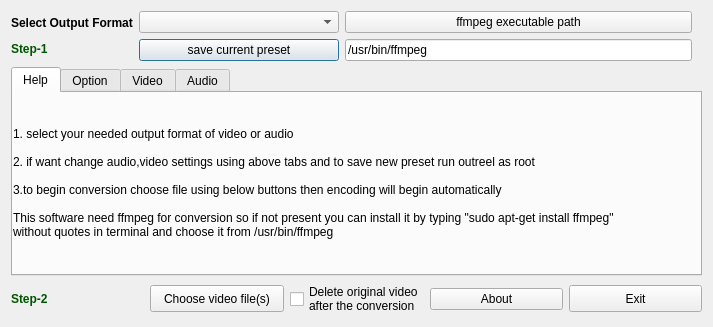
<?xml version="1.0" encoding="UTF-8"?>
<ui version="4.0">
 <class>ffmpegFrontend</class>
 <widget class="QDialog" name="ffmpegFrontend">
  <property name="geometry">
   <rect>
    <x>0</x>
    <y>0</y>
    <width>709</width>
    <height>327</height>
   </rect>
  </property>
  <property name="maximumSize">
   <size>
    <width>709</width>
    <height>327</height>
   </size>
  </property>
  <property name="windowTitle">
   <string>OutReel</string>
  </property>
  <property name="windowIcon">
   <iconset resource="resources.qrc">
    <normaloff>:/icons/icons/icon32.png</normaloff>:/icons/icons/icon32.png</iconset>
  </property>
  <layout class="QGridLayout" name="gridLayout_8">
   <item row="0" column="0">
    <layout class="QHBoxLayout" name="horizontalLayout_8">
     <property name="sizeConstraint">
      <enum>QLayout::SetFixedSize</enum>
     </property>
     <property name="rightMargin">
      <number>10</number>
     </property>
     <item>
      <layout class="QVBoxLayout" name="verticalLayout_4">
       <item>
        <widget class="QLabel" name="label_8">
         <property name="minimumSize">
          <size>
           <width>0</width>
           <height>21</height>
          </size>
         </property>
         <property name="font">
          <font>
           <weight>75</weight>
           <bold>true</bold>
          </font>
         </property>
         <property name="text">
          <string>&lt;html&gt;&lt;head/&gt;&lt;body&gt;&lt;p&gt;Select Output Format&lt;/p&gt;&lt;p&gt;&lt;span style=&quot; color:#005500;&quot;&gt;Step-1&lt;/span&gt;&lt;/p&gt;&lt;/body&gt;&lt;/html&gt;</string>
         </property>
         <property name="wordWrap">
          <bool>true</bool>
         </property>
        </widget>
       </item>
      </layout>
     </item>
     <item>
      <layout class="QVBoxLayout" name="verticalLayout_6">
       <item>
        <widget class="QComboBox" name="CB_ffmpeg_preset">
         <property name="minimumSize">
          <size>
           <width>180</width>
           <height>21</height>
          </size>
         </property>
        </widget>
       </item>
       <item>
        <widget class="QPushButton" name="PB_save_current_preset">
         <property name="minimumSize">
          <size>
           <width>200</width>
           <height>0</height>
          </size>
         </property>
         <property name="maximumSize">
          <size>
           <width>220</width>
           <height>16777215</height>
          </size>
         </property>
         <property name="text">
          <string>save current preset</string>
         </property>
        </widget>
       </item>
      </layout>
     </item>
     <item>
      <layout class="QVBoxLayout" name="verticalLayout_8">
       <item>
        <widget class="QPushButton" name="PB_set_ffmpeg_dir">
         <property name="text">
          <string>ffmpeg executable path</string>
         </property>
        </widget>
       </item>
       <item>
        <widget class="QLineEdit" name="LE_ffmpeg_dir">
         <property name="text">
          <string>/usr/bin/ffmpeg</string>
         </property>
        </widget>
       </item>
      </layout>
     </item>
    </layout>
   </item>
   <item row="2" column="0">
    <layout class="QGridLayout" name="gridLayout_5">
     <item row="0" column="0">
      <widget class="QLabel" name="label_17">
       <property name="text">
        <string>&lt;html&gt;&lt;head/&gt;&lt;body&gt;&lt;p&gt;&lt;span style=&quot; font-weight:600; color:#005500;&quot;&gt;Step-2&lt;/span&gt;&lt;/p&gt;&lt;/body&gt;&lt;/html&gt;</string>
       </property>
      </widget>
     </item>
     <item row="0" column="1">
      <widget class="QPushButton" name="PB_convert_video_file">
       <property name="minimumSize">
        <size>
         <width>0</width>
         <height>27</height>
        </size>
       </property>
       <property name="maximumSize">
        <size>
         <width>16777215</width>
         <height>27</height>
        </size>
       </property>
       <property name="text">
        <string>Choose video file(s)</string>
       </property>
      </widget>
     </item>
     <item row="0" column="2">
      <widget class="QCheckBox" name="CB_delete_original_video">
       <property name="text">
        <string>Delete original video
after the conversion</string>
       </property>
      </widget>
     </item>
     <item row="0" column="3">
      <widget class="QPushButton" name="pushButton">
       <property name="text">
        <string>About</string>
       </property>
      </widget>
     </item>
     <item row="0" column="4">
      <widget class="QPushButton" name="PB_close">
       <property name="minimumSize">
        <size>
         <width>0</width>
         <height>27</height>
        </size>
       </property>
       <property name="maximumSize">
        <size>
         <width>16777215</width>
         <height>27</height>
        </size>
       </property>
       <property name="text">
        <string>Exit</string>
       </property>
      </widget>
     </item>
    </layout>
   </item>
   <item row="1" column="0">
    <widget class="QTabWidget" name="tabWidget">
     <property name="enabled">
      <bool>true</bool>
     </property>
     <property name="minimumSize">
      <size>
       <width>691</width>
       <height>50</height>
      </size>
     </property>
     <property name="currentIndex">
      <number>0</number>
     </property>
     <widget class="QWidget" name="tab_4">
      <attribute name="title">
       <string>Help</string>
      </attribute>
      <widget class="QLabel" name="label_18">
       <property name="geometry">
        <rect>
         <x>0</x>
         <y>0</y>
         <width>671</width>
         <height>151</height>
        </rect>
       </property>
       <property name="minimumSize">
        <size>
         <width>542</width>
         <height>118</height>
        </size>
       </property>
       <property name="maximumSize">
        <size>
         <width>671</width>
         <height>151</height>
        </size>
       </property>
       <property name="font">
        <font>
         <pointsize>9</pointsize>
        </font>
       </property>
       <property name="text">
        <string>

1. select your needed output format of video or audio

2. if want change audio,video settings using above tabs and to save new preset run outreel as root

3.to begin conversion choose file using below buttons then encoding will begin automatically

This software need ffmpeg for conversion so if not present you can install it by typing &quot;sudo apt-get install ffmpeg&quot;
without quotes in terminal and choose it from /usr/bin/ffmpeg</string>
       </property>
       <property name="wordWrap">
        <bool>true</bool>
       </property>
      </widget>
     </widget>
     <widget class="QWidget" name="tab_3">
      <attribute name="title">
       <string>Option</string>
      </attribute>
      <widget class="QTextEdit" name="TE_preview_args">
       <property name="geometry">
        <rect>
         <x>10</x>
         <y>70</y>
         <width>661</width>
         <height>41</height>
        </rect>
       </property>
      </widget>
      <widget class="QWidget" name="layoutWidget_4">
       <property name="geometry">
        <rect>
         <x>9</x>
         <y>9</y>
         <width>223</width>
         <height>23</height>
        </rect>
       </property>
       <layout class="QGridLayout" name="gridLayout_6">
        <item row="0" column="0">
         <widget class="QLabel" name="label_19">
          <property name="minimumSize">
           <size>
            <width>0</width>
            <height>21</height>
           </size>
          </property>
          <property name="font">
           <font>
            <weight>75</weight>
            <bold>true</bold>
           </font>
          </property>
          <property name="text">
           <string>Container format</string>
          </property>
         </widget>
        </item>
       </layout>
      </widget>
      <widget class="QComboBox" name="CB_container_2">
       <property name="geometry">
        <rect>
         <x>240</x>
         <y>10</y>
         <width>171</width>
         <height>21</height>
        </rect>
       </property>
       <property name="minimumSize">
        <size>
         <width>0</width>
         <height>21</height>
        </size>
       </property>
       <property name="maximumSize">
        <size>
         <width>16777215</width>
         <height>21</height>
        </size>
       </property>
       <property name="font">
        <font>
         <family>Nimbus Mono L</family>
        </font>
       </property>
      </widget>
      <widget class="QLabel" name="label_20">
       <property name="geometry">
        <rect>
         <x>10</x>
         <y>43</y>
         <width>141</width>
         <height>17</height>
        </rect>
       </property>
       <property name="font">
        <font>
         <weight>75</weight>
         <bold>true</bold>
        </font>
       </property>
       <property name="text">
        <string>Encoding Command</string>
       </property>
      </widget>
     </widget>
     <widget class="QWidget" name="tab_2">
      <attribute name="title">
       <string>Video</string>
      </attribute>
      <widget class="QWidget" name="layoutWidget_2">
       <property name="geometry">
        <rect>
         <x>0</x>
         <y>0</y>
         <width>671</width>
         <height>62</height>
        </rect>
       </property>
       <layout class="QGridLayout" name="gridLayout_2">
        <item row="0" column="0">
         <widget class="QLabel" name="label">
          <property name="minimumSize">
           <size>
            <width>0</width>
            <height>21</height>
           </size>
          </property>
          <property name="font">
           <font>
            <weight>75</weight>
            <bold>true</bold>
           </font>
          </property>
          <property name="text">
           <string>Video codec</string>
          </property>
         </widget>
        </item>
        <item row="0" column="1" colspan="2">
         <widget class="QComboBox" name="CB_video_codec">
          <property name="minimumSize">
           <size>
            <width>0</width>
            <height>21</height>
           </size>
          </property>
          <property name="maximumSize">
           <size>
            <width>16777215</width>
            <height>21</height>
           </size>
          </property>
          <property name="font">
           <font>
            <family>Nimbus Mono L</family>
           </font>
          </property>
         </widget>
        </item>
        <item row="0" column="3">
         <widget class="QLabel" name="label_11">
          <property name="minimumSize">
           <size>
            <width>0</width>
            <height>21</height>
           </size>
          </property>
          <property name="text">
           <string>Bit rate</string>
          </property>
          <property name="alignment">
           <set>Qt::AlignRight|Qt::AlignTrailing|Qt::AlignVCenter</set>
          </property>
         </widget>
        </item>
        <item row="0" column="4">
         <widget class="QSpinBox" name="SB_video_bitrate">
          <property name="minimumSize">
           <size>
            <width>0</width>
            <height>21</height>
           </size>
          </property>
          <property name="maximum">
           <number>30000</number>
          </property>
          <property name="singleStep">
           <number>10</number>
          </property>
          <property name="value">
           <number>200</number>
          </property>
         </widget>
        </item>
        <item row="0" column="5" colspan="2">
         <widget class="QLabel" name="label_12">
          <property name="minimumSize">
           <size>
            <width>0</width>
            <height>21</height>
           </size>
          </property>
          <property name="text">
           <string>Frame rate</string>
          </property>
          <property name="alignment">
           <set>Qt::AlignRight|Qt::AlignTrailing|Qt::AlignVCenter</set>
          </property>
         </widget>
        </item>
        <item row="0" column="7" colspan="2">
         <widget class="QSpinBox" name="SB_video_framerate">
          <property name="minimumSize">
           <size>
            <width>0</width>
            <height>21</height>
           </size>
          </property>
          <property name="maximum">
           <number>200</number>
          </property>
          <property name="singleStep">
           <number>1</number>
          </property>
          <property name="value">
           <number>25</number>
          </property>
         </widget>
        </item>
        <item row="1" column="0" colspan="2">
         <widget class="QCheckBox" name="CB_disable_video">
          <property name="minimumSize">
           <size>
            <width>0</width>
            <height>21</height>
           </size>
          </property>
          <property name="text">
           <string>Disable video stream</string>
          </property>
         </widget>
        </item>
        <item row="1" column="2">
         <widget class="QLabel" name="label_3">
          <property name="text">
           <string>Resolution</string>
          </property>
         </widget>
        </item>
        <item row="1" column="3">
         <widget class="QLabel" name="label_4">
          <property name="minimumSize">
           <size>
            <width>0</width>
            <height>21</height>
           </size>
          </property>
          <property name="text">
           <string notr="true">Width</string>
          </property>
          <property name="alignment">
           <set>Qt::AlignRight|Qt::AlignTrailing|Qt::AlignVCenter</set>
          </property>
         </widget>
        </item>
        <item row="1" column="4">
         <widget class="QSpinBox" name="SB_x_resolution">
          <property name="minimumSize">
           <size>
            <width>0</width>
            <height>21</height>
           </size>
          </property>
          <property name="maximum">
           <number>10000</number>
          </property>
          <property name="singleStep">
           <number>8</number>
          </property>
          <property name="value">
           <number>640</number>
          </property>
         </widget>
        </item>
        <item row="1" column="5">
         <widget class="QLabel" name="label_5">
          <property name="minimumSize">
           <size>
            <width>0</width>
            <height>21</height>
           </size>
          </property>
          <property name="text">
           <string notr="true">Height</string>
          </property>
          <property name="alignment">
           <set>Qt::AlignRight|Qt::AlignTrailing|Qt::AlignVCenter</set>
          </property>
         </widget>
        </item>
        <item row="1" column="6" colspan="2">
         <widget class="QSpinBox" name="SB_y_resolution">
          <property name="minimumSize">
           <size>
            <width>0</width>
            <height>21</height>
           </size>
          </property>
          <property name="maximum">
           <number>10000</number>
          </property>
          <property name="singleStep">
           <number>8</number>
          </property>
          <property name="value">
           <number>480</number>
          </property>
         </widget>
        </item>
        <item row="1" column="8">
         <widget class="QCheckBox" name="CB_as_original">
          <property name="minimumSize">
           <size>
            <width>0</width>
            <height>21</height>
           </size>
          </property>
          <property name="text">
           <string>Original</string>
          </property>
          <property name="checked">
           <bool>true</bool>
          </property>
         </widget>
        </item>
       </layout>
      </widget>
     </widget>
     <widget class="QWidget" name="tab">
      <attribute name="title">
       <string>Audio</string>
      </attribute>
      <widget class="QWidget" name="layoutWidget_3">
       <property name="geometry">
        <rect>
         <x>0</x>
         <y>0</y>
         <width>661</width>
         <height>61</height>
        </rect>
       </property>
       <layout class="QGridLayout" name="gridLayout_3">
        <item row="0" column="0">
         <widget class="QLabel" name="label_2">
          <property name="minimumSize">
           <size>
            <width>0</width>
            <height>21</height>
           </size>
          </property>
          <property name="font">
           <font>
            <weight>75</weight>
            <bold>true</bold>
           </font>
          </property>
          <property name="text">
           <string>Audio codec</string>
          </property>
         </widget>
        </item>
        <item row="0" column="1" colspan="2">
         <widget class="QComboBox" name="CB_audio_codec">
          <property name="minimumSize">
           <size>
            <width>0</width>
            <height>21</height>
           </size>
          </property>
          <property name="maximumSize">
           <size>
            <width>16777215</width>
            <height>21</height>
           </size>
          </property>
          <property name="font">
           <font>
            <family>Nimbus Mono L</family>
            <pointsize>8</pointsize>
           </font>
          </property>
         </widget>
        </item>
        <item row="0" column="3">
         <widget class="QLabel" name="label_13">
          <property name="minimumSize">
           <size>
            <width>0</width>
            <height>21</height>
           </size>
          </property>
          <property name="text">
           <string>Bit rate</string>
          </property>
          <property name="alignment">
           <set>Qt::AlignRight|Qt::AlignTrailing|Qt::AlignVCenter</set>
          </property>
         </widget>
        </item>
        <item row="0" column="4">
         <widget class="QSpinBox" name="SB_audio_bitrate">
          <property name="minimumSize">
           <size>
            <width>0</width>
            <height>21</height>
           </size>
          </property>
          <property name="maximum">
           <number>30000</number>
          </property>
          <property name="singleStep">
           <number>1</number>
          </property>
          <property name="value">
           <number>64</number>
          </property>
         </widget>
        </item>
        <item row="0" column="5">
         <widget class="QLabel" name="label_14">
          <property name="minimumSize">
           <size>
            <width>0</width>
            <height>21</height>
           </size>
          </property>
          <property name="text">
           <string>Frequency</string>
          </property>
          <property name="alignment">
           <set>Qt::AlignRight|Qt::AlignTrailing|Qt::AlignVCenter</set>
          </property>
         </widget>
        </item>
        <item row="0" column="6">
         <widget class="QSpinBox" name="SB_audio_frequency">
          <property name="minimumSize">
           <size>
            <width>0</width>
            <height>21</height>
           </size>
          </property>
          <property name="maximum">
           <number>150000</number>
          </property>
          <property name="singleStep">
           <number>10</number>
          </property>
          <property name="value">
           <number>44100</number>
          </property>
         </widget>
        </item>
        <item row="1" column="4">
         <widget class="QSpinBox" name="SB_audio_channels">
          <property name="minimumSize">
           <size>
            <width>0</width>
            <height>21</height>
           </size>
          </property>
          <property name="maximum">
           <number>20</number>
          </property>
          <property name="singleStep">
           <number>1</number>
          </property>
          <property name="value">
           <number>1</number>
          </property>
         </widget>
        </item>
        <item row="1" column="3">
         <widget class="QLabel" name="label_15">
          <property name="minimumSize">
           <size>
            <width>0</width>
            <height>21</height>
           </size>
          </property>
          <property name="text">
           <string>Channels</string>
          </property>
          <property name="alignment">
           <set>Qt::AlignRight|Qt::AlignTrailing|Qt::AlignVCenter</set>
          </property>
         </widget>
        </item>
        <item row="1" column="0" colspan="3">
         <widget class="QCheckBox" name="CB_disable_audio">
          <property name="minimumSize">
           <size>
            <width>0</width>
            <height>21</height>
           </size>
          </property>
          <property name="text">
           <string>Disable audio stream</string>
          </property>
         </widget>
        </item>
       </layout>
      </widget>
     </widget>
    </widget>
   </item>
  </layout>
 </widget>
 <resources>
  <include location="resources.qrc"/>
 </resources>
 <connections>
  <connection>
   <sender>PB_close</sender>
   <signal>clicked()</signal>
   <receiver>ffmpegFrontend</receiver>
   <slot>close()</slot>
   <hints>
    <hint type="sourcelabel">
     <x>634</x>
     <y>299</y>
    </hint>
    <hint type="destinationlabel">
     <x>354</x>
     <y>163</y>
    </hint>
   </hints>
  </connection>
 </connections>
</ui>
